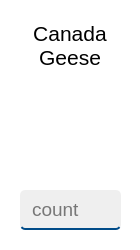
      <widget class="QFrame" name="frame_4">
       <property name="sizePolicy">
        <sizepolicy hsizetype="Fixed" vsizetype="Fixed">
         <horstretch>0</horstretch>
         <verstretch>0</verstretch>
        </sizepolicy>
       </property>
       <property name="minimumSize">
        <size>
         <width>140</width>
         <height>250</height>
        </size>
       </property>
       <property name="styleSheet">
        <string notr="true">background-color: white;
border-radius: 5px;</string>
       </property>
       <property name="frameShape">
        <enum>QFrame::StyledPanel</enum>
       </property>
       <property name="frameShadow">
        <enum>QFrame::Raised</enum>
       </property>
       <widget class="QLineEdit" name="canadaGeese">
        <property name="geometry">
         <rect>
          <x>20</x>
          <y>190</y>
          <width>101</width>
          <height>40</height>
         </rect>
        </property>
        <property name="font">
         <font>
          <family>Yu Gothic UI</family>
          <pointsize>14</pointsize>
         </font>
        </property>
        <property name="styleSheet">
         <string notr="true">background-color: #EFEFEF;
border-style: solid;
border-width: 0 0 2px 0;
border-color: #004b88;
border-radius: 5px;
padding-left: 10px;</string>
        </property>
        <property name="placeholderText">
         <string>count</string>
        </property>
       </widget>
       <widget class="QLabel" name="label_5">
        <property name="geometry">
         <rect>
          <x>20</x>
          <y>10</y>
          <width>100</width>
          <height>60</height>
         </rect>
        </property>
        <property name="font">
         <font>
          <family>Yu Gothic UI</family>
          <pointsize>16</pointsize>
         </font>
        </property>
        <property name="text">
         <string>Canada
Geese</string>
        </property>
        <property name="alignment">
         <set>Qt::AlignBottom|Qt::AlignHCenter</set>
        </property>
       </widget>
       <widget class="QLabel" name="label_20">
        <property name="geometry">
         <rect>
          <x>20</x>
          <y>80</y>
          <width>100</width>
          <height>100</height>
         </rect>
        </property>
        <property name="sizePolicy">
         <sizepolicy hsizetype="Fixed" vsizetype="Fixed">
          <horstretch>0</horstretch>
          <verstretch>0</verstretch>
         </sizepolicy>
        </property>
        <property name="minimumSize">
         <size>
          <width>100</width>
          <height>100</height>
         </size>
        </property>
        <property name="styleSheet">
         <string notr="true">QLabel {
    border-radius: 5px;
    border-image: url(:/img/img/canada-geese.png);
}</string>
        </property>
        <property name="text">
         <string/>
        </property>
        <property name="scaledContents">
         <bool>true</bool>
        </property>
       </widget>
      </widget>
